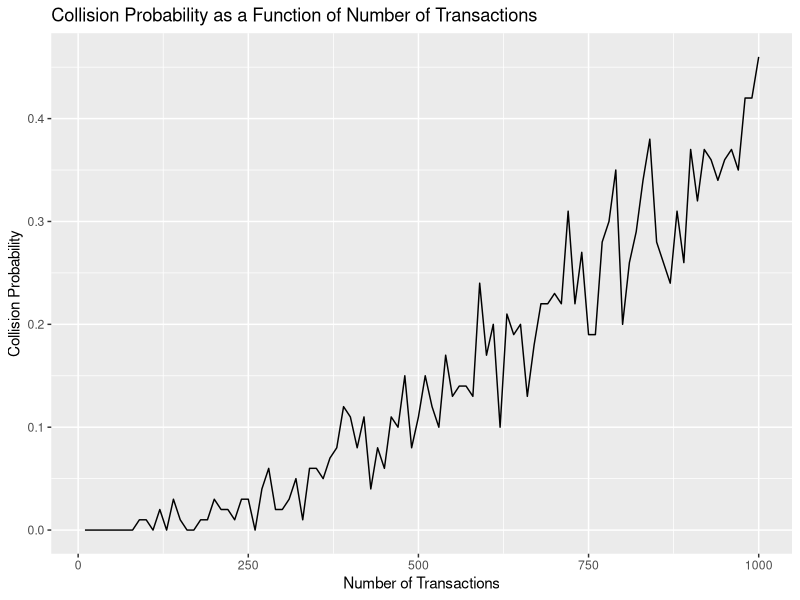

Recreate this plot in R.
## ---- chunk 1
# 1.5.2 -> Simulate transaction identifiers
simulate_identifiers <- function(n_transactions, pool_size) {
  # Generate random identifiers for n_transactions in a space from 1 to pool_size
  identifiers <- sample(1:pool_size, n_transactions, replace = TRUE)

  # Print the generated identifiers
  print(paste("Generated identifiers for", n_transactions, "transactions from a pool of size", pool_size, ":"))
  # print(identifiers)

  # Check if there is a collision (duplicate)
  collision_exists <- any(duplicated(identifiers))

  if (collision_exists) {
    print("A collision occurred (duplicate identifier detected).")
  } else {
    print("No collision, all identifiers are unique.")
  }

  # Returns TRUE if there is a collision, FALSE if there is none
  return(collision_exists)
}

# Testing the function with 100 transactions and pool_size = 10^6
simulate_identifiers(100, 1e6)

## ---- chunk 2
# 1.5.3
# Function to calculate the collision probability
collision_probability <- function(n_transactions, pool_size, n_simulations) {

  # Initialize the counter for collisions
  collision_count <- 0

  # Print initial simulation parameters
  print(paste("Calculating collision probability for", n_transactions, "transactions and a pool size of", pool_size, "across", n_simulations, "simulations:"))

  for (i in 1:n_simulations) {

    # Call the simulate_identifiers function to check for a collision in this simulation
    if (simulate_identifiers(n_transactions, pool_size)) {

      # If a collision occurs, increment the collision counter
      collision_count <- collision_count + 1
    }

    # Print progress every 100 simulations (or any chosen interval)
    if (i %% 100 == 0) {
      print(paste(i, "simulations completed..."))
    }
  }

  # Calculate and print the collision probability result
  probability <- collision_count / n_simulations
  print(paste("Collision probability is:", round(probability, 4)))

  # Return the collision probability
  return(probability)
}

# Example: Calculate the collision probability for 100 transactions and a pool size of 10^6 with 1000 simulations
# collision_probability(100, 1e6, 1000)

# Example with a larger number of simulations
# collision_probability(100, 1e6, 1000000)
# collision_probability(100, 1e6, 1000000000)

# Example: Calculate the collision probability for 100 transactions and a pool size of 10^9 with 1000 simulations
collision_probability(100, 1e9, 1000)

# Example with a larger number of simulations
# collision_probability(100, 1e9, 1000000)
# collision_probability(100, 1e9, 1000000000)

## ---- chunk 3
# 1.5.4 -> Visualize the results
library(ggplot2) 

plot_collision_probabilities <- function(n_transactions_list, pool_size, n_simulations) {
  results <- data.frame(
    Transactions = integer(),
    Probability = numeric()
  )

  for (n_transactions in n_transactions_list) {
    prob <- collision_probability(n_transactions, pool_size, n_simulations)
    results <- rbind(results, data.frame(Transactions = n_transactions, Probability = prob))
  }

  ggplot(results, aes(x = Transactions, y = Probability)) +
    geom_line() +
    labs(
      title = "Collision Probability as a Function of Number of Transactions",
      x = "Number of Transactions",
      y = "Collision Probability"
    )
}

# Visualization for a pool size of 10^6 and varying numbers of transactions
n_transactions_list <- seq(10, 1000, by = 10)
plot_collision_probabilities(n_transactions_list, 1e6, 100)

## ---- chunk 4
# 1.5.6 -> Financial implications
collision_risk <- collision_probability(100, 1e6, 1e5)
print(collision_risk)
